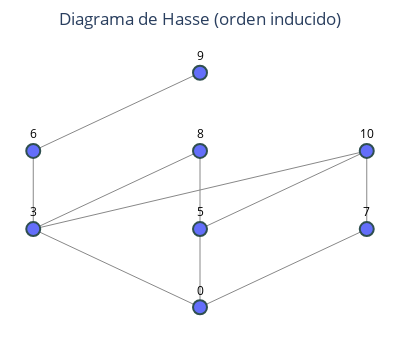

Notebook code for this chart:
### Markdown cell above
## 4. Visualization of the order induced by the semigroup
A numerical semigroup $S$ defines a partial order, denoted by $\le_S$. We say that $x \le_S y$ if $y - x \in S$.
This order is visualized through a Hasse diagram. If an integer is passed as an argument, the diagram is generated with all elements of the semigroup less than or equal to $n$. If a list or set is passed, the diagram is generated restricted to the provided elements.

### Code cell
S.plot_hasse_diagram(10)

### Figure 1 — Plotly figure (JSON) as saved in the notebook; plotly's stock layout.template omitted (floating-point values rounded to 4 significant figures)
{"data": [{"hoverinfo": "none", "line": {"color": "#888", "width": 1}, "mode": "lines", "showlegend": false, "type": "scatter", "x": [0, -1, null, 0, 0, null, 0, 1, null, -1, 0, null, -1, 1, null, -1, -1, null, 0, 0, null, 0, 1, null, -1, 0, null, 1, 1, null], "y": [0, 1.5, null, 0, 1.5, null, 0, 1.5, null, 1.5, 3, null, 1.5, 3, null, 1.5, 3, null, 1.5, 3, null, 1.5, 3, null, 3, 4.5, null, 1.5, 3, null]}, {"hoverinfo": "text", "marker": {"color": "#636EFA", "line": {"color": "DarkSlateGrey", "width": 2}, "size": 14}, "mode": "markers+text", "text": ["0", "3", "5", "6", "7", "8", "9", "10"], "textfont": {"color": "black", "size": 12}, "textposition": "top center", "type": "scatter", "x": [0, -1, 0, -1, 1, 0, 0, 1], "y": [0, 1.5, 1.5, 3, 1.5, 3, 4.5, 3]}], "layout": {"autosize": false, "height": 350, "margin": {"b": 20, "l": 5, "r": 5, "t": 50}, "plot_bgcolor": "white", "showlegend": false, "title": {"text": "Diagrama de Hasse (orden inducido)", "x": 0.5, "xanchor": "center"}, "width": 400, "xaxis": {"showgrid": false, "showticklabels": false, "zeroline": false}, "yaxis": {"showgrid": false, "showticklabels": false, "zeroline": false}}}
